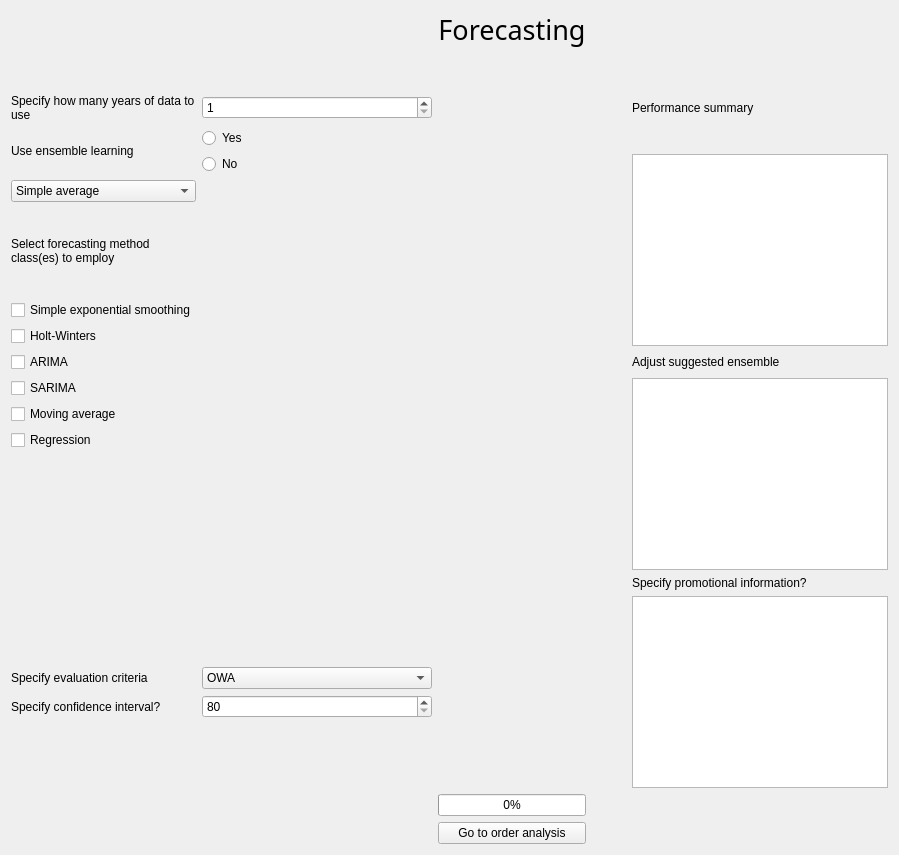
      <widget class="QWidget" name="forecasting">
       <layout class="QGridLayout" name="gridLayout">
        <item row="1" column="0">
         <spacer name="horizontalSpacer_7">
          <property name="orientation">
           <enum>Qt::Horizontal</enum>
          </property>
          <property name="sizeHint" stdset="0">
           <size>
            <width>40</width>
            <height>20</height>
           </size>
          </property>
         </spacer>
        </item>
        <item row="17" column="0">
         <widget class="QLabel" name="label_41">
          <property name="text">
           <string>Specify evaluation criteria</string>
          </property>
          <property name="alignment">
           <set>Qt::AlignLeading|Qt::AlignLeft|Qt::AlignVCenter</set>
          </property>
          <property name="wordWrap">
           <bool>true</bool>
          </property>
         </widget>
        </item>
        <item row="13" column="0">
         <widget class="QCheckBox" name="checkBox_38">
          <property name="text">
           <string>Regression</string>
          </property>
         </widget>
        </item>
        <item row="15" column="4">
         <widget class="QLabel" name="label_44">
          <property name="text">
           <string>Specify promotional information?</string>
          </property>
          <property name="alignment">
           <set>Qt::AlignLeading|Qt::AlignLeft|Qt::AlignVCenter</set>
          </property>
          <property name="wordWrap">
           <bool>true</bool>
          </property>
         </widget>
        </item>
        <item row="18" column="1">
         <widget class="QSpinBox" name="spinBox_6">
          <property name="wrapping">
           <bool>false</bool>
          </property>
          <property name="frame">
           <bool>true</bool>
          </property>
          <property name="readOnly">
           <bool>false</bool>
          </property>
          <property name="minimum">
           <number>80</number>
          </property>
         </widget>
        </item>
        <item row="17" column="1">
         <widget class="QComboBox" name="comboBox_6">
          <property name="editable">
           <bool>false</bool>
          </property>
          <property name="currentText">
           <string>OWA</string>
          </property>
          <item>
           <property name="text">
            <string>OWA</string>
           </property>
          </item>
          <item>
           <property name="text">
            <string>Mean error</string>
           </property>
          </item>
          <item>
           <property name="text">
            <string>Mean absolute deviation</string>
           </property>
          </item>
          <item>
           <property name="text">
            <string>Mean squared error</string>
           </property>
          </item>
          <item>
           <property name="text">
            <string>Mean percent forecast error</string>
           </property>
          </item>
          <item>
           <property name="text">
            <string>Mean absolute percent forecast error</string>
           </property>
          </item>
         </widget>
        </item>
        <item row="16" column="4" rowspan="4">
         <widget class="QGraphicsView" name="graphicsView_9"/>
        </item>
        <item row="20" column="2">
         <widget class="QProgressBar" name="progressBar">
          <property name="value">
           <number>0</number>
          </property>
         </widget>
        </item>
        <item row="3" column="4">
         <widget class="QLabel" name="label_42">
          <property name="text">
           <string>Performance summary</string>
          </property>
          <property name="alignment">
           <set>Qt::AlignLeading|Qt::AlignLeft|Qt::AlignVCenter</set>
          </property>
          <property name="wordWrap">
           <bool>true</bool>
          </property>
         </widget>
        </item>
        <item row="4" column="0" rowspan="2">
         <widget class="QLabel" name="label_39">
          <property name="text">
           <string>Use ensemble learning</string>
          </property>
          <property name="wordWrap">
           <bool>true</bool>
          </property>
         </widget>
        </item>
        <item row="3" column="0">
         <widget class="QLabel" name="label_37">
          <property name="text">
           <string>Specify how many years of data to use</string>
          </property>
          <property name="wordWrap">
           <bool>true</bool>
          </property>
         </widget>
        </item>
        <item row="8" column="0">
         <widget class="QCheckBox" name="checkBox_32">
          <property name="text">
           <string>Simple exponential smoothing</string>
          </property>
         </widget>
        </item>
        <item row="3" column="1">
         <widget class="QSpinBox" name="spinBox_5">
          <property name="minimum">
           <number>1</number>
          </property>
          <property name="maximum">
           <number>10</number>
          </property>
         </widget>
        </item>
        <item row="4" column="1">
         <widget class="QRadioButton" name="radioButton_18">
          <property name="text">
           <string>Yes</string>
          </property>
         </widget>
        </item>
        <item row="10" column="0">
         <widget class="QCheckBox" name="checkBox_39">
          <property name="text">
           <string>ARIMA</string>
          </property>
         </widget>
        </item>
        <item row="5" column="1">
         <widget class="QRadioButton" name="radioButton_17">
          <property name="text">
           <string>No</string>
          </property>
         </widget>
        </item>
        <item row="5" column="4" rowspan="5">
         <widget class="QGraphicsView" name="graphicsView_7"/>
        </item>
        <item row="10" column="4">
         <widget class="QLabel" name="label_43">
          <property name="text">
           <string>Adjust suggested ensemble</string>
          </property>
          <property name="alignment">
           <set>Qt::AlignLeading|Qt::AlignLeft|Qt::AlignVCenter</set>
          </property>
          <property name="wordWrap">
           <bool>true</bool>
          </property>
         </widget>
        </item>
        <item row="9" column="0">
         <widget class="QCheckBox" name="checkBox_36">
          <property name="text">
           <string>Holt-Winters</string>
          </property>
         </widget>
        </item>
        <item row="11" column="4" rowspan="4">
         <widget class="QGraphicsView" name="graphicsView_8"/>
        </item>
        <item row="12" column="0">
         <widget class="QCheckBox" name="checkBox_31">
          <property name="text">
           <string>Moving average</string>
          </property>
         </widget>
        </item>
        <item row="1" column="1">
         <spacer name="horizontalSpacer_9">
          <property name="orientation">
           <enum>Qt::Horizontal</enum>
          </property>
          <property name="sizeHint" stdset="0">
           <size>
            <width>40</width>
            <height>20</height>
           </size>
          </property>
         </spacer>
        </item>
        <item row="2" column="2">
         <spacer name="verticalSpacer_14">
          <property name="orientation">
           <enum>Qt::Vertical</enum>
          </property>
          <property name="sizeHint" stdset="0">
           <size>
            <width>20</width>
            <height>40</height>
           </size>
          </property>
         </spacer>
        </item>
        <item row="1" column="3">
         <spacer name="horizontalSpacer_10">
          <property name="orientation">
           <enum>Qt::Horizontal</enum>
          </property>
          <property name="sizeHint" stdset="0">
           <size>
            <width>40</width>
            <height>20</height>
           </size>
          </property>
         </spacer>
        </item>
        <item row="1" column="2">
         <widget class="QLabel" name="label_19">
          <property name="font">
           <font>
            <family>Calisto MT</family>
            <pointsize>20</pointsize>
           </font>
          </property>
          <property name="text">
           <string>Forecasting</string>
          </property>
          <property name="alignment">
           <set>Qt::AlignCenter</set>
          </property>
         </widget>
        </item>
        <item row="21" column="2">
         <widget class="QPushButton" name="orderanalysisButton">
          <property name="cursor">
           <cursorShape>PointingHandCursor</cursorShape>
          </property>
          <property name="text">
           <string>Go to order analysis</string>
          </property>
         </widget>
        </item>
        <item row="1" column="4">
         <spacer name="horizontalSpacer_8">
          <property name="orientation">
           <enum>Qt::Horizontal</enum>
          </property>
          <property name="sizeHint" stdset="0">
           <size>
            <width>40</width>
            <height>20</height>
           </size>
          </property>
         </spacer>
        </item>
        <item row="18" column="0">
         <widget class="QLabel" name="label_40">
          <property name="text">
           <string>Specify confidence interval?</string>
          </property>
          <property name="alignment">
           <set>Qt::AlignLeading|Qt::AlignLeft|Qt::AlignVCenter</set>
          </property>
          <property name="wordWrap">
           <bool>true</bool>
          </property>
         </widget>
        </item>
        <item row="6" column="0">
         <widget class="QComboBox" name="comboBox">
          <item>
           <property name="text">
            <string>Simple average</string>
           </property>
          </item>
          <item>
           <property name="text">
            <string>Stacking</string>
           </property>
          </item>
          <item>
           <property name="text">
            <string>Boosting</string>
           </property>
          </item>
          <item>
           <property name="text">
            <string>Bagging</string>
           </property>
          </item>
         </widget>
        </item>
        <item row="11" column="0">
         <widget class="QCheckBox" name="checkBox_40">
          <property name="text">
           <string>SARIMA</string>
          </property>
         </widget>
        </item>
        <item row="7" column="0">
         <widget class="QLabel" name="label_38">
          <property name="text">
           <string>Select forecasting method class(es) to employ</string>
          </property>
          <property name="alignment">
           <set>Qt::AlignLeading|Qt::AlignLeft|Qt::AlignVCenter</set>
          </property>
          <property name="wordWrap">
           <bool>true</bool>
          </property>
         </widget>
        </item>
       </layout>
      </widget>
